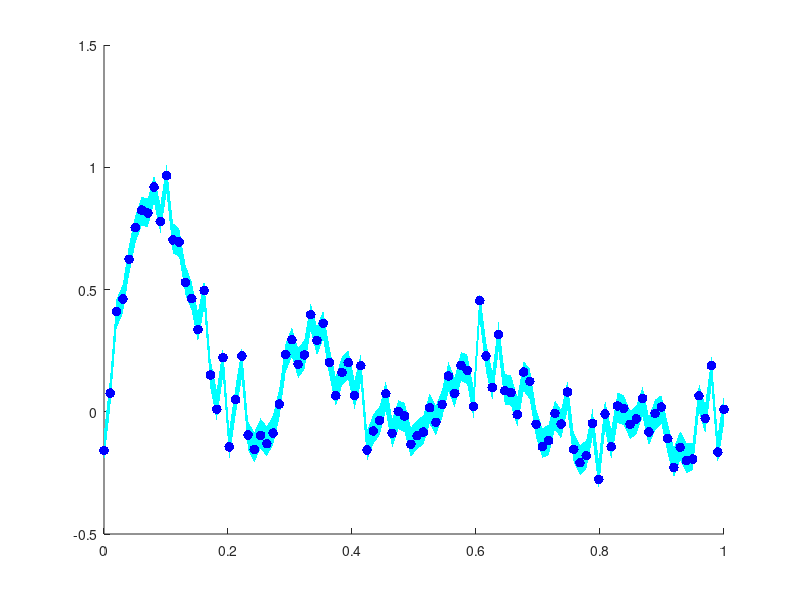

Write the MATLAB code that produced this figure. (Note: this script raises an error after producing the figure.)
% for figures
close all
clear all


%% Figure 1
data = load("result_2.mat");

x = data.x;
mus = data.mus;
sds = data.sds;
y0 = data.y0;
yt = data.yt;


%% t = 90
dt = 90;
figure;
hold on
h1 = fill([x, fliplr(x)], ...
    [mus(end-dt, :) + 2*sds(end-dt, :), ...
    fliplr(mus(end-dt, :) - 2*sds(end-dt, :))], ...
    "c", "edgecolor", "none");
h3 = scatter(x, yt, 50, "b", "filled");
h3.MarkerFaceAlpha = 0.5;
h2 = plot(x, mus(end-dt, :), "r:", "linewidth", 2.0);
% h3 = plot(x, yt, "bo", "markersize", 5, "LineWidth", 2.0);
axis square

% h = legend([h2, h3, h1], ["Reference", "Mean", "2 SD"], "interpreter", "latex");
% set(h, "fontsize", 14, "interpreter", "latex", "Location", "northwest")
% ylabel("$f$", "fontsize", 14, "interpreter", "latex")
xlabel("$x$", "fontsize", 14, "interpreter", "latex")
title("$P(Y_{0.9}|Y_T = y_2)$", "fontsize", 14, "interpreter", "latex")
xlim([0, 1])
ylim([-0.4, 1])
box on
% legend boxoff
exportgraphics(gca, "fig2_1.png", 'Resolution', 300)


%% t = 50
dt = 50;
figure;
hold on
h1 = fill([x, fliplr(x)], ...
    [mus(end-dt, :) + 2*sds(end-dt, :), ...
    fliplr(mus(end-dt, :) - 2*sds(end-dt, :))], ...
    "c", "edgecolor", "none");
h3 = scatter(x, yt, 50, "b", "filled");
h3.MarkerFaceAlpha = 0.5;
h2 = plot(x, mus(end-dt, :), "r:", "linewidth", 2.0);
% h3 = plot(x, yt, "bo", "markersize", 5, "LineWidth", 2.0);
axis square

% h = legend([h2, h3, h1], ["Reference", "Mean", "2 SD"], "interpreter", "latex");
% set(h, "fontsize", 14, "interpreter", "latex", "Location", "northwest")
% ylabel("$f$", "fontsize", 14, "interpreter", "latex")
xlabel("$x$", "fontsize", 14, "interpreter", "latex")
title("$P(Y_{0.5}|Y_T = y_2)$", "fontsize", 14, "interpreter", "latex")
xlim([0, 1])
ylim([-0.4, 1])
box on
% legend boxoff
exportgraphics(gca, "fig2_2.png", 'Resolution', 300)


%% t = 20
dt = 20;
figure;
hold on
h1 = fill([x, fliplr(x)], ...
    [mus(end-dt, :) + 2*sds(end-dt, :), ...
    fliplr(mus(end-dt, :) - 2*sds(end-dt, :))], ...
    "c", "edgecolor", "none");
h3 = scatter(x, yt, 50, "b", "filled");
h3.MarkerFaceAlpha = 0.5;
h2 = plot(x, mus(end-dt, :), "r:", "linewidth", 2.0);
% h3 = plot(x, yt, "bo", "markersize", 5, "LineWidth", 2.0);
axis square

% h = legend([h2, h3, h1], ["Reference", "Mean", "2 SD"], "interpreter", "latex");
% set(h, "fontsize", 14, "interpreter", "latex", "Location", "northwest")
% ylabel("$f$", "fontsize", 14, "interpreter", "latex")
xlabel("$x$", "fontsize", 14, "interpreter", "latex")
title("$P(Y_{0.2}|Y_T = y_2)$", "fontsize", 14, "interpreter", "latex")
xlim([0, 1])
ylim([-0.4, 1])
box on
% legend boxoff
exportgraphics(gca, "fig2_3.png", 'Resolution', 300)


%% t = 10
dt = 10;
figure;
hold on
h1 = fill([x, fliplr(x)], ...
    [mus(end-dt, :) + 2*sds(end-dt, :), ...
    fliplr(mus(end-dt, :) - 2*sds(end-dt, :))], ...
    "c", "edgecolor", "none");
h3 = scatter(x, yt, 50, "b", "filled");
h3.MarkerFaceAlpha = 0.5;
h2 = plot(x, mus(end-dt, :), "r:", "linewidth", 2.0);
% h3 = plot(x, yt, "bo", "markersize", 5, "LineWidth", 2.0);
axis square

% h = legend([h2, h3, h1], ["Reference", "Mean", "2 SD"], "interpreter", "latex");
% set(h, "fontsize", 14, "interpreter", "latex", "Location", "northwest")
% ylabel("$f$", "fontsize", 14, "interpreter", "latex")
xlabel("$x$", "fontsize", 14, "interpreter", "latex")
title("$P(Y_{0.1}|Y_T = y_2)$", "fontsize", 14, "interpreter", "latex")
xlim([0, 1])
ylim([-0.4, 1])
box on
% legend boxoff
exportgraphics(gca, "fig2_4.png", 'Resolution', 300)


%% t = 0
dt = 0;
figure;
hold on
h1 = fill([x, fliplr(x)], ...
    [mus(end-dt, :) + 2*sds(end-dt, :), ...
    fliplr(mus(end-dt, :) - 2*sds(end-dt, :))], ...
    "c", "edgecolor", "none");
h3 = scatter(x, yt, 50, "b", "filled");
h3.MarkerFaceAlpha = 0.5;
h4 = plot(x, y0, "k-", "linewidth", 2.0);
h2 = plot(x, mus(end-dt, :), "r:", "linewidth", 2.0);
% h3 = plot(x, yt, "bo", "markersize", 5, "LineWidth", 2.0);
axis square

% h = legend([h2, h3, h1], ["Reference", "Mean", "2 SD"], "interpreter", "latex");
% set(h, "fontsize", 14, "interpreter", "latex", "Location", "northwest")
% ylabel("$f$", "fontsize", 14, "interpreter", "latex")
xlabel("$x$", "fontsize", 14, "interpreter", "latex")
title("$P(Y_{0}|Y_T = y_2)$", "fontsize", 14, "interpreter", "latex")
xlim([0, 1])
ylim([-0.4, 1])
box on
% legend boxoff
exportgraphics(gca, "fig2_5.png", 'Resolution', 300)
